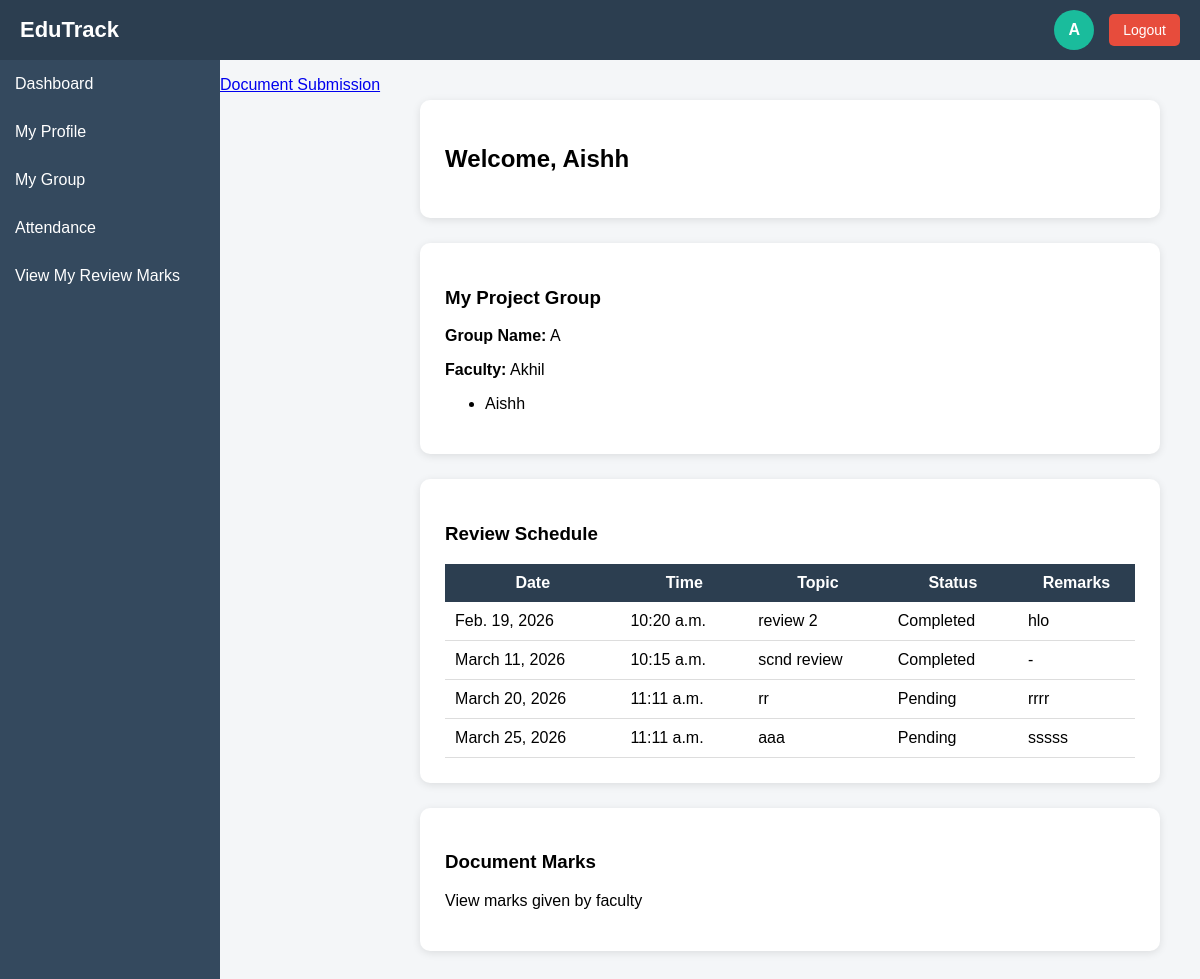
The app's page /student/dashboard/ (signed in) with its own data.
### Admin/models.py (models this page shows, shortened)
class Student(models.Model):
    admission_number = models.CharField(max_length=30, unique=True)
    name = models.CharField(max_length=100)
    email = models.EmailField(unique=True)
    phone = models.CharField(max_length=15)
    department = models.CharField(max_length=50)
    course = models.CharField(max_length=10)  # BCA / MCA
    academic_batch = models.CharField(max_length=20)  # previously course_batch
    file_batch = models.CharField(max_length=5)  # A/B/C/D
    password = models.CharField(max_length=255)

class ProjectGroup(models.Model):
    group_name = models.CharField(max_length=100)
    faculty = models.ForeignKey(Faculty, on_delete=models.CASCADE)
    students = models.ManyToManyField(Student)

class Faculty(models.Model):
    faculty_id = models.CharField(max_length=20, unique=True)
    name = models.CharField(max_length=100)
    email = models.EmailField(unique=True)
    phone = models.CharField(max_length=15)
    department = models.CharField(max_length=50)
    designation = models.CharField(max_length=50)
    password = models.CharField(max_length=100)

class ReviewSchedule(models.Model):
    review_date = models.DateField()
    review_time = models.TimeField()
    review_topic = models.CharField(max_length=200)
    STATUS_CHOICES = [
        ('Pending', 'Pending'),
        ('Completed', 'Completed'),
        ('Cancelled', 'Cancelled'),
    ]
    review_status = models.CharField(max_length=20, choices=STATUS_CHOICES, default='Pending')
    remarks = models.TextField(blank=True, null=True)  # optional notes
    created_at = models.DateTimeField(auto_now_add=True)
    updated_at = models.DateTimeField(auto_now=True)

### student/views.py (the view)
# urls.py: path('dashboard/', views.student_dashboard, name='dashboard'),
def student_dashboard(request):
    if 'student_id' not in request.session:
        return redirect('guest:guest_login')
    student = Student.objects.get(id=request.session['student_id'])
    group = ProjectGroup.objects.filter(students=student).first()
    reviews = ReviewSchedule.objects.all()
    schedules = DocumentSchedule.objects.all()
    for schedule in schedules:
        schedule.submission = DocumentSubmission.objects.filter(
            student=student,
            schedule=schedule
        ).first()
    context = {
        'student': student,
        'group': group,
        'reviews': reviews,
        'schedules': schedules,
    }
    return render(request, 'student/student_dashboard.html', context)

### student/templates/student/student_dashboard.html (shortened to what this page needs)
<!doctype html>
<html lang="en">
  <head>
  </head>
  <body>
    <div class="topbar">
      <div class="brand">EduTrack</div>
      <div class="profile">
        <div class="avatar" onclick="toggleProfile()">
          {{ student.name|first }}
        </div>
        <a href="{% url 'student:logout' %}" class="logout">Logout</a>
      </div>
    </div>
    <div class="container">
      <div class="sidebar">
        <a href="#">Dashboard</a>
        <a href="#">My Profile</a>
        <a href="#">My Group</a>
        <a href="{% url 'student:attendance' %}">Attendance</a>
        <a href="{% url 'student:view_marks' %}">View My Review Marks</a>
      </div>
      <a href="{% url 'student:student_document_list' %}" class="action-card">
        <p>Document Submission</p>
      </a>
      <div class="content">
        <div class="card">
          <h2>Welcome, {{ student.name }}</h2>
        </div>
        {% if group %}
        <div class="card">
          <h3>My Project Group</h3>
          <p><strong>Group Name:</strong> {{ group.group_name }}</p>
          <p><strong>Faculty:</strong> {{ group.faculty.name }}</p>
          <ul>
            {% for member in group.students.all %}
            <li>{{ member.name }}</li>
            {% endfor %}
          </ul>
        </div>
        {% endif %}
        <div class="card">
          <h3>Review Schedule</h3>
          {% if reviews %}
          <table>
            <tr>
              <th>Date</th>
              <th>Time</th>
              <th>Topic</th>
              <th>Status</th>
              <th>Remarks</th>
            </tr>
            {% for review in reviews %}
            <tr>
              <td>{{ review.review_date }}</td>
              <td>{{ review.review_time }}</td>
              <td>{{ review.review_topic }}</td>
              <td>{{ review.review_status }}</td>
              <td>{{ review.remarks|default:"-" }}</td>
            </tr>
            {% endfor %}
          </table>
          {% else %}
          <p>No review schedule available.</p>
          {% endif %}
        </div>
    <div
      class="card"
      onclick="window.location.href='{% url 'student:student_document_marks' %}'"
    >
      <h3>Document Marks</h3>
      <p>View marks given by faculty</p>
    </div>
  </body>
</html>

### student/templates/student/student_dashboard.html (style rules this page uses)
body { margin: 0; font-family: Arial, sans-serif; background: #f4f6f8; }
.topbar { height: 60px; background: #2c3e50; color: white; display: flex; align-items: center; justify-content: space-between; padding: 0 20px; }
.brand { font-size: 22px; font-weight: bold; }
.profile { position: relative; display: flex; align-items: center; gap: 15px; }
.avatar { width: 40px; height: 40px; background: #1abc9c; border-radius: 50%; display: flex; align-items: center; justify-content: center; font-weight: bold; cursor: pointer; }
.logout { background: #e74c3c; color: white; padding: 8px 14px; border-radius: 5px; text-decoration: none; font-size: 14px; }
.container { display: flex; }
.sidebar { width: 220px; background: #34495e; min-height: calc(100vh - 60px); color: white; }
.sidebar a { display: block; padding: 15px; color: white; text-decoration: none; }
.content { flex: 1; padding: 40px; }
.card { background: white; padding: 25px; border-radius: 10px; box-shadow: 0 2px 8px rgba(0, 0, 0, 0.1); margin-bottom: 25px; }
table { width: 100%; border-collapse: collapse; margin-top: 10px; }
th { background: #2c3e50; color: white; padding: 10px; }
td { padding: 10px; border-bottom: 1px solid #ddd; }

### records on screen
Student: name|first "A", name "Aishh"
ProjectGroup: group_name "A", faculty.name "Akhil"
ReviewSchedule: review_date "Feb. 19, 2026", review_time "10:20 a.m.", review_topic "review 2", review_status "Completed", remarks "hlo"
ReviewSchedule: review_date "March 11, 2026", review_time "10:15 a.m.", review_topic "scnd review", review_status "Completed", remarks "-"
ReviewSchedule: review_date "March 20, 2026", review_time "11:11 a.m.", review_topic "rr", review_status "Pending", remarks "rrrr"
ReviewSchedule: review_date "March 25, 2026", review_time "11:11 a.m.", review_topic "aaa", review_status "Pending", remarks "sssss"
